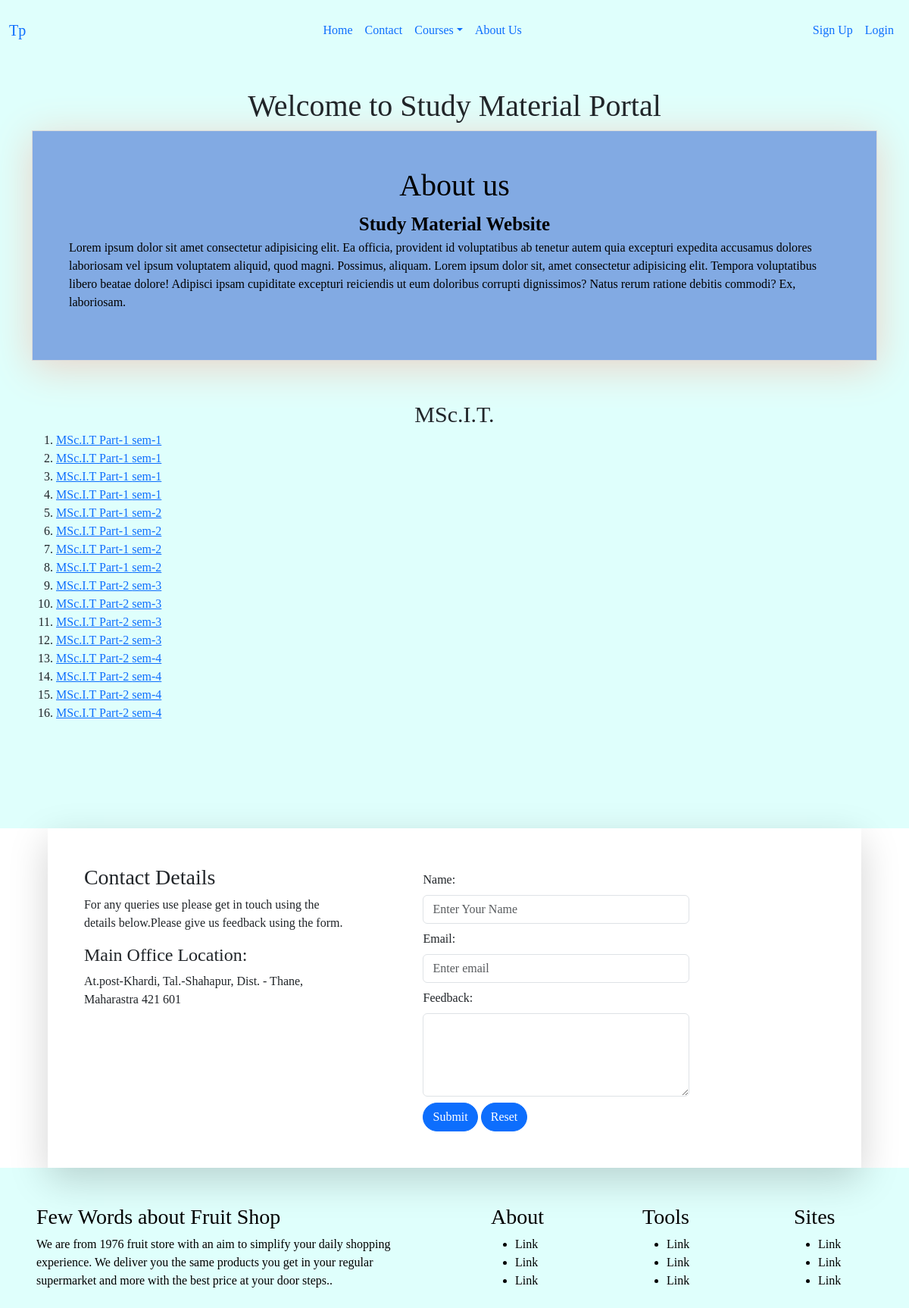
Page /msc-it/ on the earlier database version.
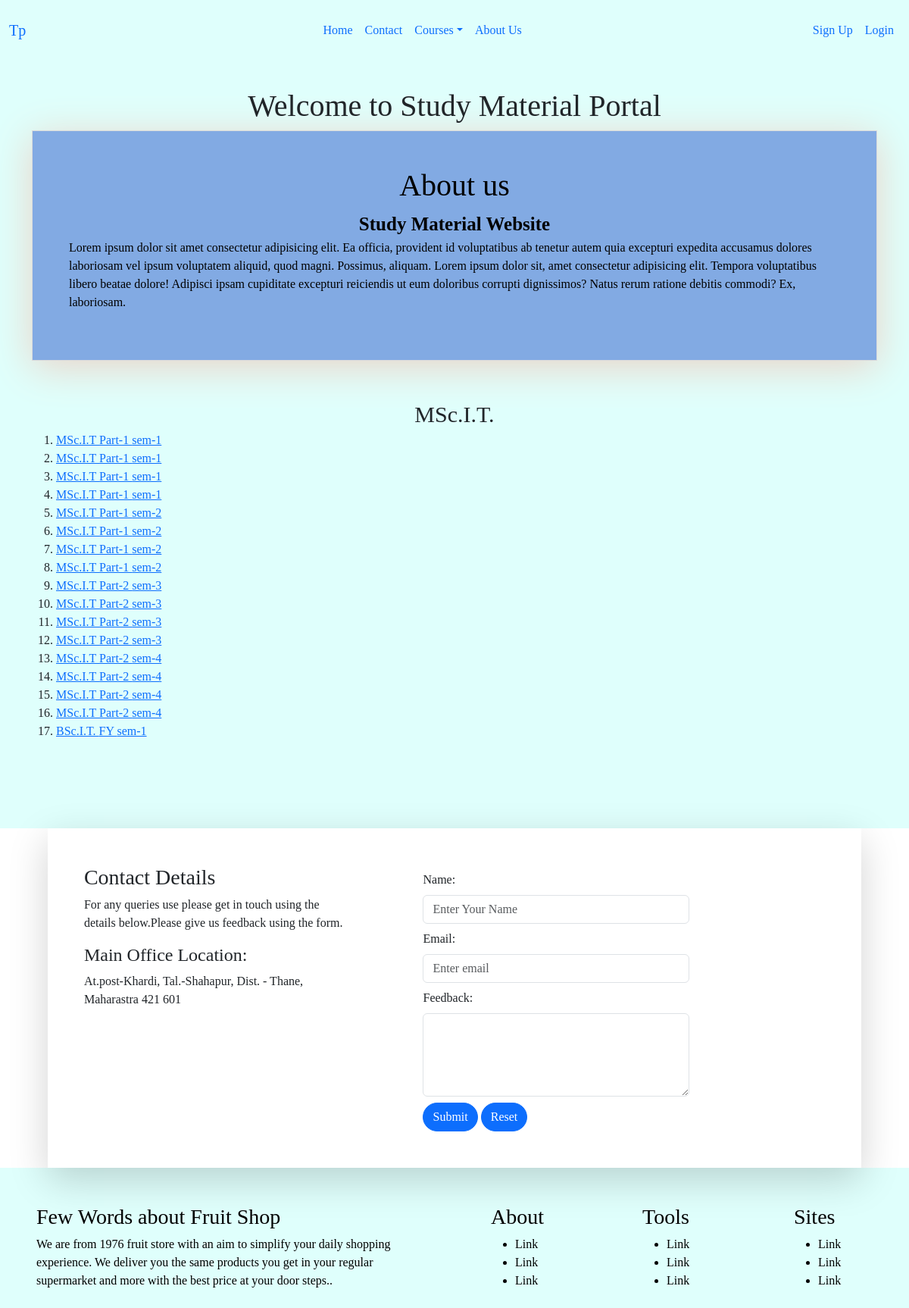
Same page on the later database version.
### my_model/models.py (models this page shows)
class MyModel(models.Model):
    classes = models.CharField(max_length=50)
    class_name = models.CharField(max_length=50)
    semester = models.CharField(max_length=50, null = True)
    subjects = models.CharField(max_length=50)
    subject_link = models.CharField(max_length=100, null=True)

### website/views.py (the view)
# urls.py: path('msc-it/', views.mscit, name = "mscit"),
def mscit(request):
    formData = MyModel.objects.all()
    data = {
        'formData': formData
    }
    return render(request, "mscit.html", data)

### template/mscit.html
{% extends "base.html" %}
    {% block content %}
        <main class = "container mt-5">
            <section class = " text-center">
                <h1>Welcome to Study Material Portal</h1>
            </section>
            <section class="container text-light h-50 p-0"
                style="background-color: #82AAE3;box-shadow: 0 9px 50px hsla(20, 47%, 85%, 1);border: 1px ridge rgb(219, 219, 219) ;">
                <div class="text-black p-5">
                    <h1 class="d-flex justify-content-center">About us </h1>
                    <div class="d-flex justify-content-center" style="font-size: 25px; font-weight: 700;">Study Material
                        Website</div>
                    <p class="d-flex">Lorem ipsum dolor sit amet consectetur adipisicing elit. Ea officia, provident id
                        voluptatibus ab tenetur autem quia excepturi expedita accusamus dolores laboriosam vel ipsum
                        voluptatem aliquid, quod magni. Possimus, aliquam.
                        Lorem ipsum dolor sit, amet consectetur adipisicing elit. Tempora voluptatibus libero beatae dolore!
                        Adipisci ipsam cupiditate excepturi reiciendis ut eum doloribus corrupti dignissimos? Natus rerum
                        ratione debitis commodi? Ex, laboriosam.
                    </p>
                </div>
            </section>
            <section class = "mt-5">
                <div class = "text-center" style = "font-size: 30px;">
                    MSc.I.T.
                </div>
                <div style = "height: 500px">
                    <ol>
                        {% for i in formData %}
                                <li><a href = "/subject1/{{i.semester}}">{{i.classes}} {{i.class_name}} {{i.semester}}</a></li>
                        {% endfor %}
                    </ol>
                </div>
            </section>
        </main>
    {% endblock %}

Differences in the rows shown:
added MyModel: classes "BSc.I.T.", class_name "FY", semester "sem-1"
